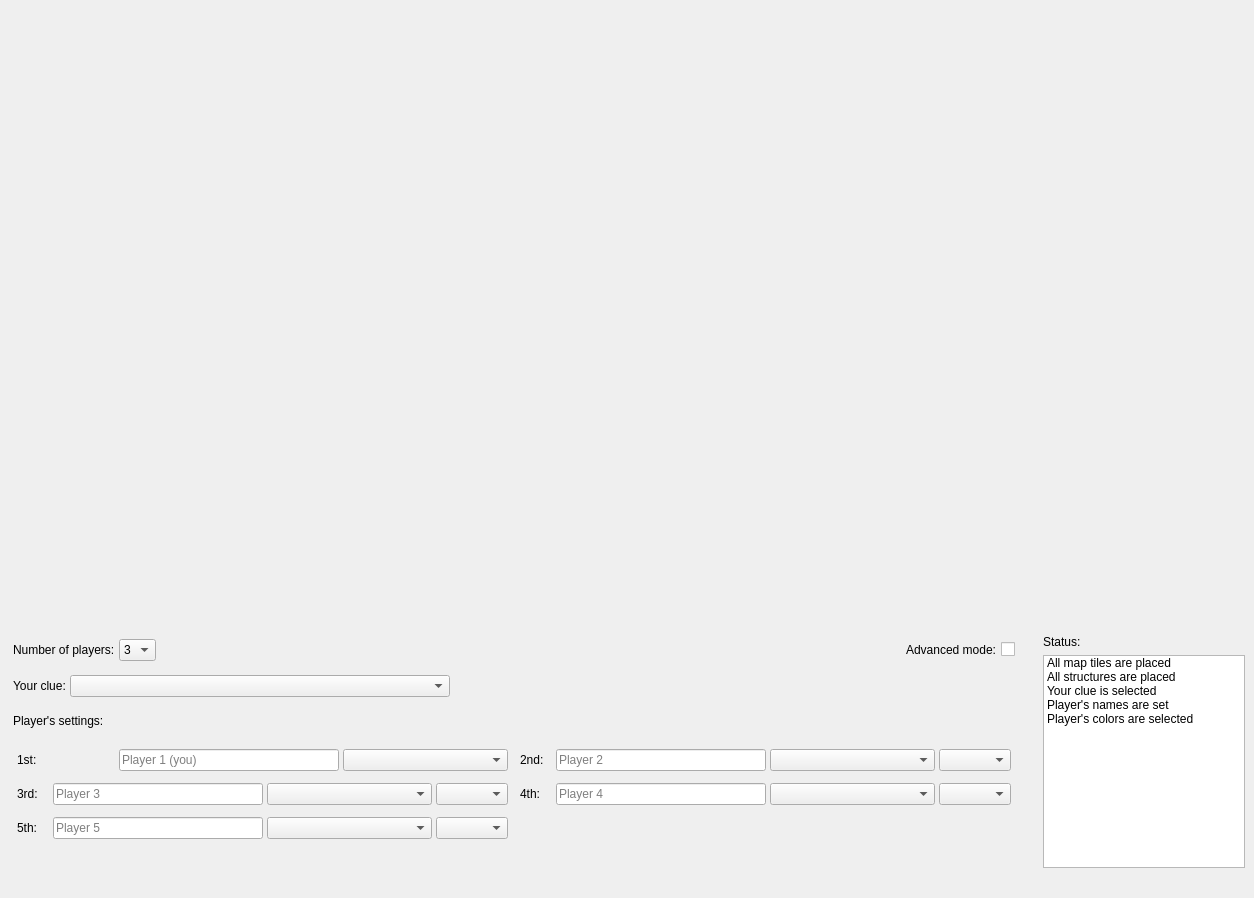
      <widget class="QWidget" name="buildContent">
       <property name="geometry">
        <rect>
         <x>0</x>
         <y>0</y>
         <width>1102</width>
         <height>898</height>
        </rect>
       </property>
       <property name="sizePolicy">
        <sizepolicy hsizetype="Preferred" vsizetype="Expanding">
         <horstretch>0</horstretch>
         <verstretch>0</verstretch>
        </sizepolicy>
       </property>
       <layout class="QVBoxLayout" name="buildScrollLayout">
        <property name="spacing">
         <number>6</number>
        </property>
        <property name="leftMargin">
         <number>0</number>
        </property>
        <property name="topMargin">
         <number>0</number>
        </property>
        <property name="rightMargin">
         <number>0</number>
        </property>
        <property name="bottomMargin">
         <number>0</number>
        </property>
        <item>
         <widget class="QWidget" name="boardHost" native="true">
          <property name="sizePolicy">
           <sizepolicy hsizetype="Expanding" vsizetype="Fixed">
            <horstretch>0</horstretch>
            <verstretch>0</verstretch>
           </sizepolicy>
          </property>
          <property name="minimumSize">
           <size>
            <width>0</width>
            <height>620</height>
           </size>
          </property>
          <property name="card" stdset="0">
           <bool>true</bool>
          </property>
          <layout class="QVBoxLayout" name="boardHostLayout">
           <property name="spacing">
            <number>0</number>
           </property>
           <property name="leftMargin">
            <number>0</number>
           </property>
           <property name="topMargin">
            <number>0</number>
           </property>
           <property name="rightMargin">
            <number>0</number>
           </property>
           <property name="bottomMargin">
            <number>0</number>
           </property>
           <item>
            <widget class="QWidget" name="viewContainer" native="true">
             <layout class="QGridLayout" name="viewContainerLayout">
              <property name="leftMargin">
               <number>0</number>
              </property>
              <property name="topMargin">
               <number>0</number>
              </property>
              <property name="rightMargin">
               <number>0</number>
              </property>
              <property name="bottomMargin">
               <number>0</number>
              </property>
             </layout>
            </widget>
           </item>
          </layout>
         </widget>
        </item>
        <item>
         <widget class="QWidget" name="buildSettings" native="true">
          <property name="sizePolicy">
           <sizepolicy hsizetype="Preferred" vsizetype="Preferred">
            <horstretch>0</horstretch>
            <verstretch>0</verstretch>
           </sizepolicy>
          </property>
          <layout class="QHBoxLayout" name="bottomRowLayout">
           <property name="spacing">
            <number>6</number>
           </property>
           <property name="sizeConstraint">
            <enum>QLayout::SizeConstraint::SetDefaultConstraint</enum>
           </property>
           <property name="leftMargin">
            <number>0</number>
           </property>
           <property name="topMargin">
            <number>0</number>
           </property>
           <property name="rightMargin">
            <number>0</number>
           </property>
           <property name="bottomMargin">
            <number>0</number>
           </property>
           <item>
            <widget class="QWidget" name="buildControls" native="true">
             <property name="sizePolicy">
              <sizepolicy hsizetype="Expanding" vsizetype="Preferred">
               <horstretch>0</horstretch>
               <verstretch>0</verstretch>
              </sizepolicy>
             </property>
             <property name="minimumSize">
              <size>
               <width>0</width>
               <height>0</height>
              </size>
             </property>
             <property name="card" stdset="0">
              <bool>true</bool>
             </property>
             <layout class="QVBoxLayout" name="verticalLayout_2">
              <item>
               <widget class="QWidget" name="rowPlayers" native="true">
                <property name="sizePolicy">
                 <sizepolicy hsizetype="Preferred" vsizetype="Fixed">
                  <horstretch>0</horstretch>
                  <verstretch>0</verstretch>
                 </sizepolicy>
                </property>
                <layout class="QHBoxLayout" name="horizontalLayout_2">
                 <property name="spacing">
                  <number>4</number>
                 </property>
                 <property name="leftMargin">
                  <number>4</number>
                 </property>
                 <property name="topMargin">
                  <number>4</number>
                 </property>
                 <property name="rightMargin">
                  <number>4</number>
                 </property>
                 <property name="bottomMargin">
                  <number>4</number>
                 </property>
                 <item>
                  <widget class="QLabel" name="lblBuildPlayers">
                   <property name="sizePolicy">
                    <sizepolicy hsizetype="Preferred" vsizetype="Fixed">
                     <horstretch>0</horstretch>
                     <verstretch>0</verstretch>
                    </sizepolicy>
                   </property>
                   <property name="text">
                    <string>Number of players:</string>
                   </property>
                  </widget>
                 </item>
                 <item>
                  <widget class="QComboBox" name="cbBuildPlayers">
                   <property name="sizePolicy">
                    <sizepolicy hsizetype="Preferred" vsizetype="Fixed">
                     <horstretch>0</horstretch>
                     <verstretch>0</verstretch>
                    </sizepolicy>
                   </property>
                   <item>
                    <property name="text">
                     <string>3</string>
                    </property>
                   </item>
                   <item>
                    <property name="text">
                     <string>4</string>
                    </property>
                   </item>
                   <item>
                    <property name="text">
                     <string>5</string>
                    </property>
                   </item>
                  </widget>
                 </item>
                 <item>
                  <spacer name="rowPlayersSpacer">
                   <property name="orientation">
                    <enum>Qt::Orientation::Horizontal</enum>
                   </property>
                   <property name="sizeHint" stdset="0">
                    <size>
                     <width>40</width>
                     <height>20</height>
                    </size>
                   </property>
                  </spacer>
                 </item>
                 <item>
                  <widget class="QLabel" name="lblBuildAdvancedMode">
                   <property name="sizePolicy">
                    <sizepolicy hsizetype="Preferred" vsizetype="Fixed">
                     <horstretch>0</horstretch>
                     <verstretch>0</verstretch>
                    </sizepolicy>
                   </property>
                   <property name="text">
                    <string>Advanced mode:</string>
                   </property>
                  </widget>
                 </item>
                 <item>
                  <widget class="QCheckBox" name="cbBuildAdvancedMode">
                   <property name="text">
                    <string/>
                   </property>
                  </widget>
                 </item>
                </layout>
               </widget>
              </item>
              <item>
               <widget class="QWidget" name="rowYourClue" native="true">
                <property name="sizePolicy">
                 <sizepolicy hsizetype="Preferred" vsizetype="Fixed">
                  <horstretch>0</horstretch>
                  <verstretch>0</verstretch>
                 </sizepolicy>
                </property>
                <layout class="QHBoxLayout" name="horizontalLayout_YourClue">
                 <property name="spacing">
                  <number>4</number>
                 </property>
                 <property name="leftMargin">
                  <number>4</number>
                 </property>
                 <property name="topMargin">
                  <number>4</number>
                 </property>
                 <property name="rightMargin">
                  <number>4</number>
                 </property>
                 <property name="bottomMargin">
                  <number>4</number>
                 </property>
                 <item>
                  <widget class="QLabel" name="lblYourClue">
                   <property name="text">
                    <string>Your clue:</string>
                   </property>
                  </widget>
                 </item>
                 <item>
                  <widget class="QComboBox" name="cbRuleP1">
                   <property name="sizePolicy">
                    <sizepolicy hsizetype="Preferred" vsizetype="Fixed">
                     <horstretch>0</horstretch>
                     <verstretch>0</verstretch>
                    </sizepolicy>
                   </property>
                   <property name="minimumSize">
                    <size>
                     <width>380</width>
                     <height>0</height>
                    </size>
                   </property>
                  </widget>
                 </item>
                 <item>
                  <spacer name="horizontalSpacer">
                   <property name="orientation">
                    <enum>Qt::Orientation::Horizontal</enum>
                   </property>
                   <property name="sizeHint" stdset="0">
                    <size>
                     <width>40</width>
                     <height>20</height>
                    </size>
                   </property>
                  </spacer>
                 </item>
                </layout>
               </widget>
              </item>
              <item>
               <widget class="QWidget" name="rowRulesTitle" native="true">
                <property name="sizePolicy">
                 <sizepolicy hsizetype="Preferred" vsizetype="Fixed">
                  <horstretch>0</horstretch>
                  <verstretch>0</verstretch>
                 </sizepolicy>
                </property>
                <layout class="QHBoxLayout" name="horizontalLayout_3">
                 <property name="spacing">
                  <number>4</number>
                 </property>
                 <property name="leftMargin">
                  <number>4</number>
                 </property>
                 <property name="topMargin">
                  <number>4</number>
                 </property>
                 <property name="rightMargin">
                  <number>4</number>
                 </property>
                 <property name="bottomMargin">
                  <number>4</number>
                 </property>
                 <item>
                  <widget class="QLabel" name="lblRulesTitle">
                   <property name="sizePolicy">
                    <sizepolicy hsizetype="Preferred" vsizetype="Fixed">
                     <horstretch>0</horstretch>
                     <verstretch>0</verstretch>
                    </sizepolicy>
                   </property>
                   <property name="text">
                    <string>Player's settings:</string>
                   </property>
                  </widget>
                 </item>
                 <item>
                  <spacer name="rowRulesTitleSpacer">
                   <property name="orientation">
                    <enum>Qt::Orientation::Horizontal</enum>
                   </property>
                   <property name="sizeHint" stdset="0">
                    <size>
                     <width>40</width>
                     <height>20</height>
                    </size>
                   </property>
                  </spacer>
                 </item>
                </layout>
               </widget>
              </item>
              <item>
               <widget class="QWidget" name="rulesGridLayout" native="true">
                <property name="sizePolicy">
                 <sizepolicy hsizetype="Fixed" vsizetype="Fixed">
                  <horstretch>0</horstretch>
                  <verstretch>0</verstretch>
                 </sizepolicy>
                </property>
                <layout class="QGridLayout" name="gridLayout">
                 <property name="leftMargin">
                  <number>4</number>
                 </property>
                 <property name="topMargin">
                  <number>4</number>
                 </property>
                 <property name="rightMargin">
                  <number>4</number>
                 </property>
                 <property name="bottomMargin">
                  <number>4</number>
                 </property>
                 <property name="spacing">
                  <number>4</number>
                 </property>
                 <item row="0" column="0">
                  <widget class="QWidget" name="ruleRow1" native="true">
                   <layout class="QHBoxLayout" name="horizontalLayout_4">
                    <property name="spacing">
                     <number>4</number>
                    </property>
                    <property name="leftMargin">
                     <number>4</number>
                    </property>
                    <property name="topMargin">
                     <number>4</number>
                    </property>
                    <property name="rightMargin">
                     <number>4</number>
                    </property>
                    <property name="bottomMargin">
                     <number>4</number>
                    </property>
                    <item>
                     <widget class="QLabel" name="lblRuleP1">
                      <property name="minimumSize">
                       <size>
                        <width>32</width>
                        <height>0</height>
                       </size>
                      </property>
                      <property name="text">
                       <string>1st:</string>
                      </property>
                     </widget>
                    </item>
                    <item>
                     <widget class="QLineEdit" name="edtPlayer1">
                      <property name="minimumSize">
                       <size>
                        <width>210</width>
                        <height>0</height>
                       </size>
                      </property>
                      <property name="maximumSize">
                       <size>
                        <width>220</width>
                        <height>16777215</height>
                       </size>
                      </property>
                      <property name="placeholderText">
                       <string>Player 1 (you)</string>
                      </property>
                     </widget>
                    </item>
                    <item>
                     <widget class="QComboBox" name="cbColorP1">
                      <property name="sizePolicy">
                       <sizepolicy hsizetype="Preferred" vsizetype="Fixed">
                        <horstretch>0</horstretch>
                        <verstretch>0</verstretch>
                       </sizepolicy>
                      </property>
                      <property name="minimumSize">
                       <size>
                        <width>165</width>
                        <height>0</height>
                       </size>
                      </property>
                     </widget>
                    </item>
                   </layout>
                  </widget>
                 </item>
                 <item row="0" column="1">
                  <widget class="QWidget" name="ruleRow2" native="true">
                   <layout class="QHBoxLayout" name="horizontalLayout">
                    <property name="spacing">
                     <number>4</number>
                    </property>
                    <property name="leftMargin">
                     <number>4</number>
                    </property>
                    <property name="topMargin">
                     <number>4</number>
                    </property>
                    <property name="rightMargin">
                     <number>4</number>
                    </property>
                    <property name="bottomMargin">
                     <number>4</number>
                    </property>
                    <item>
                     <widget class="QLabel" name="lblRuleP2">
                      <property name="minimumSize">
                       <size>
                        <width>32</width>
                        <height>0</height>
                       </size>
                      </property>
                      <property name="text">
                       <string>2nd:</string>
                      </property>
                     </widget>
                    </item>
                    <item>
                     <widget class="QLineEdit" name="edtPlayer2">
                      <property name="minimumSize">
                       <size>
                        <width>210</width>
                        <height>0</height>
                       </size>
                      </property>
                      <property name="maximumSize">
                       <size>
                        <width>220</width>
                        <height>16777215</height>
                       </size>
                      </property>
                      <property name="placeholderText">
                       <string>Player 2</string>
                      </property>
                     </widget>
                    </item>
                    <item>
                     <widget class="QComboBox" name="cbColorP2">
                      <property name="sizePolicy">
                       <sizepolicy hsizetype="Preferred" vsizetype="Fixed">
                        <horstretch>0</horstretch>
                        <verstretch>0</verstretch>
                       </sizepolicy>
                      </property>
                      <property name="minimumSize">
                       <size>
                        <width>165</width>
                        <height>0</height>
                       </size>
                      </property>
                     </widget>
                    </item>
                    <item>
                     <widget class="QComboBox" name="cbRuleP2">
                      <property name="sizePolicy">
                       <sizepolicy hsizetype="Preferred" vsizetype="Fixed">
                        <horstretch>0</horstretch>
                        <verstretch>0</verstretch>
                       </sizepolicy>
                      </property>
                      <property name="visible">
                       <bool>false</bool>
                      </property>
                     </widget>
                    </item>
                   </layout>
                  </widget>
                 </item>
                 <item row="1" column="1">
                  <widget class="QWidget" name="ruleRow4" native="true">
                   <layout class="QHBoxLayout" name="horizontalLayout_6">
                    <property name="spacing">
                     <number>4</number>
                    </property>
                    <property name="leftMargin">
                     <number>4</number>
                    </property>
                    <property name="topMargin">
                     <number>4</number>
                    </property>
                    <property name="rightMargin">
                     <number>4</number>
                    </property>
                    <property name="bottomMargin">
                     <number>4</number>
                    </property>
                    <item>
                     <widget class="QLabel" name="lblRuleP4">
                      <property name="minimumSize">
                       <size>
                        <width>32</width>
                        <height>0</height>
                       </size>
                      </property>
                      <property name="text">
                       <string>4th:</string>
                      </property>
                     </widget>
                    </item>
                    <item>
                     <widget class="QLineEdit" name="edtPlayer4">
                      <property name="minimumSize">
                       <size>
                        <width>210</width>
                        <height>0</height>
                       </size>
                      </property>
                      <property name="maximumSize">
                       <size>
                        <width>220</width>
                        <height>16777215</height>
                       </size>
                      </property>
                      <property name="placeholderText">
                       <string>Player 4</string>
                      </property>
                     </widget>
                    </item>
                    <item>
                     <widget class="QComboBox" name="cbColorP4">
                      <property name="sizePolicy">
                       <sizepolicy hsizetype="Preferred" vsizetype="Fixed">
                        <horstretch>0</horstretch>
                        <verstretch>0</verstretch>
                       </sizepolicy>
                      </property>
                      <property name="minimumSize">
                       <size>
                        <width>165</width>
                        <height>0</height>
                       </size>
                      </property>
                     </widget>
                    </item>
                    <item>
                     <widget class="QComboBox" name="cbRuleP4">
                      <property name="sizePolicy">
                       <sizepolicy hsizetype="Preferred" vsizetype="Fixed">
                        <horstretch>0</horstretch>
                        <verstretch>0</verstretch>
                       </sizepolicy>
                      </property>
                      <property name="visible">
                       <bool>false</bool>
                      </property>
                     </widget>
                    </item>
                   </layout>
                  </widget>
                 </item>
                 <item row="2" column="0">
                  <widget class="QWidget" name="ruleRow5" native="true">
                   <layout class="QHBoxLayout" name="horizontalLayout_7">
                    <property name="spacing">
                     <number>4</number>
                    </property>
                    <property name="leftMargin">
                     <number>4</number>
                    </property>
                    <property name="topMargin">
                     <number>4</number>
                    </property>
                    <property name="rightMargin">
                     <number>4</number>
                    </property>
                    <property name="bottomMargin">
                     <number>4</number>
                    </property>
                    <item>
                     <widget class="QLabel" name="lblRuleP5">
                      <property name="minimumSize">
                       <size>
                        <width>32</width>
                        <height>0</height>
                       </size>
                      </property>
                      <property name="text">
                       <string>5th: </string>
                      </property>
                     </widget>
                    </item>
                    <item>
                     <widget class="QLineEdit" name="edtPlayer5">
                      <property name="minimumSize">
                       <size>
                        <width>210</width>
                        <height>0</height>
                       </size>
                      </property>
                      <property name="maximumSize">
                       <size>
                        <width>220</width>
                        <height>16777215</height>
                       </size>
                      </property>
                      <property name="placeholderText">
                       <string>Player 5</string>
                      </property>
                     </widget>
                    </item>
                    <item>
                     <widget class="QComboBox" name="cbColorP5">
                      <property name="sizePolicy">
                       <sizepolicy hsizetype="Preferred" vsizetype="Fixed">
                        <horstretch>0</horstretch>
                        <verstretch>0</verstretch>
                       </sizepolicy>
                      </property>
                      <property name="minimumSize">
                       <size>
                        <width>165</width>
                        <height>0</height>
                       </size>
                      </property>
                     </widget>
                    </item>
                    <item>
                     <widget class="QComboBox" name="cbRuleP5">
                      <property name="sizePolicy">
                       <sizepolicy hsizetype="Preferred" vsizetype="Fixed">
                        <horstretch>0</horstretch>
                        <verstretch>0</verstretch>
                       </sizepolicy>
                      </property>
                      <property name="visible">
                       <bool>false</bool>
                      </property>
                     </widget>
                    </item>
                   </layout>
                  </widget>
                 </item>
                 <item row="1" column="0">
                  <widget class="QWidget" name="ruleRow3" native="true">
                   <layout class="QHBoxLayout" name="horizontalLayout_5">
                    <property name="spacing">
                     <number>4</number>
                    </property>
                    <property name="leftMargin">
                     <number>4</number>
                    </property>
                    <property name="topMargin">
                     <number>4</number>
                    </property>
                    <property name="rightMargin">
                     <number>4</number>
                    </property>
                    <property name="bottomMargin">
                     <number>4</number>
                    </property>
                    <item>
                     <widget class="QLabel" name="lblRuleP3">
                      <property name="minimumSize">
                       <size>
                        <width>32</width>
                        <height>0</height>
                       </size>
                      </property>
                      <property name="text">
                       <string>3rd: </string>
                      </property>
                     </widget>
                    </item>
                    <item>
                     <widget class="QLineEdit" name="edtPlayer3">
                      <property name="minimumSize">
                       <size>
                        <width>210</width>
                        <height>0</height>
                       </size>
                      </property>
                      <property name="maximumSize">
                       <size>
                        <width>220</width>
                        <height>16777215</height>
                       </size>
                      </property>
                      <property name="placeholderText">
                       <string>Player 3</string>
                      </property>
                     </widget>
                    </item>
                    <item>
                     <widget class="QComboBox" name="cbColorP3">
                      <property name="sizePolicy">
                       <sizepolicy hsizetype="Preferred" vsizetype="Fixed">
                        <horstretch>0</horstretch>
                        <verstretch>0</verstretch>
                       </sizepolicy>
                      </property>
                      <property name="minimumSize">
                       <size>
                        <width>165</width>
                        <height>0</height>
                       </size>
                      </property>
                     </widget>
                    </item>
                    <item>
                     <widget class="QComboBox" name="cbRuleP3">
                      <property name="sizePolicy">
                       <sizepolicy hsizetype="Preferred" vsizetype="Fixed">
                        <horstretch>0</horstretch>
                        <verstretch>0</verstretch>
                       </sizepolicy>
                      </property>
                      <property name="visible">
                       <bool>false</bool>
                      </property>
                     </widget>
                    </item>
                   </layout>
                  </widget>
                 </item>
                </layout>
               </widget>
              </item>
              <item>
               <spacer name="verticalSpacer">
                <property name="orientation">
                 <enum>Qt::Orientation::Vertical</enum>
                </property>
                <property name="sizeHint" stdset="0">
                 <size>
                  <width>20</width>
                  <height>40</height>
                 </size>
                </property>
               </spacer>
              </item>
             </layout>
            </widget>
           </item>
           <item>
            <widget class="QWidget" name="statusPanel" native="true">
             <property name="sizePolicy">
              <sizepolicy hsizetype="Minimum" vsizetype="Expanding">
               <horstretch>0</horstretch>
               <verstretch>0</verstretch>
              </sizepolicy>
             </property>
             <property name="minimumSize">
              <size>
               <width>220</width>
               <height>0</height>
              </size>
             </property>
             <property name="maximumSize">
              <size>
               <width>16777215</width>
               <height>16777215</height>
              </size>
             </property>
             <property name="card" stdset="0">
              <bool>true</bool>
             </property>
             <layout class="QVBoxLayout" name="statusPanelLayout">
              <property name="spacing">
               <number>6</number>
              </property>
              <property name="sizeConstraint">
               <enum>QLayout::SizeConstraint::SetDefaultConstraint</enum>
              </property>
              <property name="leftMargin">
               <number>9</number>
              </property>
              <property name="topMargin">
               <number>9</number>
              </property>
              <property name="rightMargin">
               <number>9</number>
              </property>
              <property name="bottomMargin">
               <number>9</number>
              </property>
              <item>
               <widget class="QLabel" name="lblStatus">
                <property name="sizePolicy">
                 <sizepolicy hsizetype="Preferred" vsizetype="Fixed">
                  <horstretch>0</horstretch>
                  <verstretch>0</verstretch>
                 </sizepolicy>
                </property>
                <property name="text">
                 <string>Status:</string>
                </property>
                <property name="margin">
                 <number>13</number>
                </property>
                <property name="indent">
                 <number>-1</number>
                </property>
               </widget>
              </item>
              <item>
               <widget class="QListWidget" name="statusList">
                <property name="sizePolicy">
                 <sizepolicy hsizetype="Fixed" vsizetype="Expanding">
                  <horstretch>0</horstretch>
                  <verstretch>0</verstretch>
                 </sizepolicy>
                </property>
                <property name="minimumSize">
                 <size>
                  <width>0</width>
                  <height>200</height>
                 </size>
                </property>
                <property name="verticalScrollBarPolicy">
                 <enum>Qt::ScrollBarPolicy::ScrollBarAlwaysOff</enum>
                </property>
                <property name="horizontalScrollBarPolicy">
                 <enum>Qt::ScrollBarPolicy::ScrollBarAlwaysOff</enum>
                </property>
                <property name="selectionMode">
                 <enum>QAbstractItemView::SelectionMode::NoSelection</enum>
                </property>
                <property name="iconSize">
                 <size>
                  <width>22</width>
                  <height>22</height>
                 </size>
                </property>
                <item>
                 <property name="text">
                  <string>All map tiles are placed</string>
                 </property>
                </item>
                <item>
                 <property name="text">
                  <string>All structures are placed</string>
                 </property>
                </item>
                <item>
                 <property name="text">
                  <string>Your clue is selected</string>
                 </property>
                </item>
                <item>
                 <property name="text">
                  <string>Player's names are set</string>
                 </property>
                </item>
                <item>
                 <property name="text">
                  <string>Player's colors are selected</string>
                 </property>
                </item>
               </widget>
              </item>
             </layout>
            </widget>
           </item>
          </layout>
         </widget>
        </item>
        <item>
         <spacer name="buildContentBottomSpacer">
          <property name="orientation">
           <enum>Qt::Orientation::Vertical</enum>
          </property>
          <property name="sizeHint" stdset="0">
           <size>
            <width>20</width>
            <height>40</height>
           </size>
          </property>
         </spacer>
        </item>
       </layout>
      </widget>
